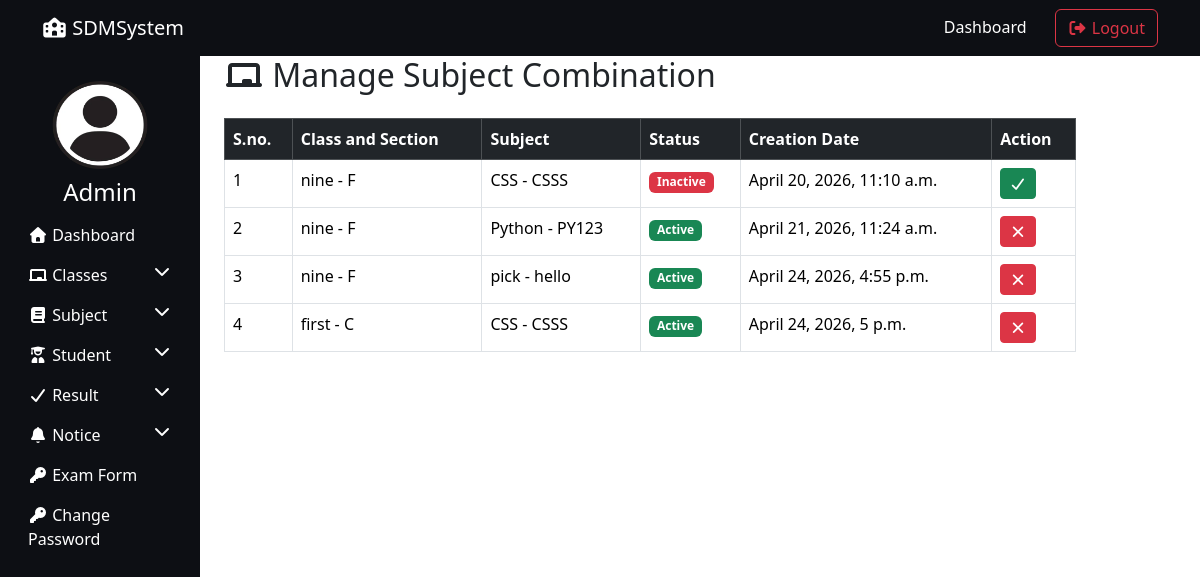
The app's page /manage_subject_combination/ (signed in) with its own data.
### resultapp/models.py (models this page shows, shortened)
class SubjectCombination(models.Model):
    subject = models.ForeignKey(Subject, on_delete=models.SET_NULL, null=True)
    student_class = models.ForeignKey(Class, on_delete=models.SET_NULL, null=True)
    creation_date = models.DateTimeField(auto_now_add=True)
    updation_date = models.DateTimeField(auto_now=True)
    status = models.IntegerField(default=1)

class Class(models.Model):
    class_name = models.CharField(max_length=50)
    class_numeric = models.IntegerField()
    section = models.CharField(max_length=20)
    creation_date = models.DateTimeField(auto_now_add=True)
    updation_date = models.DateTimeField(auto_now=True)
    def __str__(self):
        return f"{self.class_name} - {self.section}"

class Subject(models.Model):
    subject_name = models.CharField(max_length=100)
    subject_code = models.CharField(max_length=20)
    creation_date = models.DateTimeField(auto_now_add=True)
    updation_date = models.DateTimeField(auto_now=True)
    def __str__(self):
        return f"{self.subject_name} - {self.subject_code}"

### resultapp/views.py (the view, shortened to what this page needs)
# urls.py: path('manage_subject_combination/',manage_subject_combination,name='manage_subject_combination'),
@login_required
def manage_subject_combination(request):
    combinations = SubjectCombination.objects.all()
    aid = request.GET.get('aid')
    did = request.GET.get('did')
    return render(request, 'manage_subject_combination.html', {'combinations': combinations})

### resultapp/templates/manage_subject_combination.html (shortened to what this page needs)
{% extends "admin_base.html" %}
{% load static %}
{% block content %}
<div class="container">
    <h2 class="mb-4">
        <i class="fas fa-chalkboard"></i> Manage Subject Combination
    </h2>
    <table class="table table-bordered">
        <thead class="table-dark">
            <tr>
                <th>S.no.</th>
                <th>Class and Section</th>
                <th>Subject</th>
                <th>Status</th>
                <th>Creation Date</th>
                <th>Action</th>
            </tr>
        </thead>
        <tbody>
            {% for i in combinations %}
            <tr>
                <td>{{ forloop.counter }}</td>
                <td>{{ i.student_class }}</td>
                <td>{{ i.subject }}</td>
                <td>
                    {% if i.status == 1 %}
                        <span class="badge bg-success">Active</span>
                    {% else %}
                        <span class="badge bg-danger">Inactive</span>
                    {% endif %}
                </td>
                <td>{{ i.creation_date }}</td>
                <td>
                    {% if i.status == 1 %}
    <a href="?did={{ i.id }}" class="btn btn-danger btn-sm">
        <i class="fas fa-times"></i>
    </a>
{% else %}
    <a href="?aid={{ i.id }}" class="btn btn-success btn-sm">
        <i class="fas fa-check"></i>
    </a>
{% endif %}
                </td>
            </tr>
            {% endfor %}
        </tbody>
    </table>
</div>
{% endblock %}

### records on screen
SubjectCombination: student_class "nine - F", subject "CSS - CSSS", status "Inactive", creation_date "April 20, 2026, 11:10 a.m."
SubjectCombination: student_class "nine - F", subject "Python - PY123", status "Active", creation_date "April 21, 2026, 11:24 a.m."
SubjectCombination: student_class "nine - F", subject "pick - hello", status "Active", creation_date "April 24, 2026, 4:55 p.m."
SubjectCombination: student_class "first - C", subject "CSS - CSSS", status "Active", creation_date "April 24, 2026, 5 p.m."
